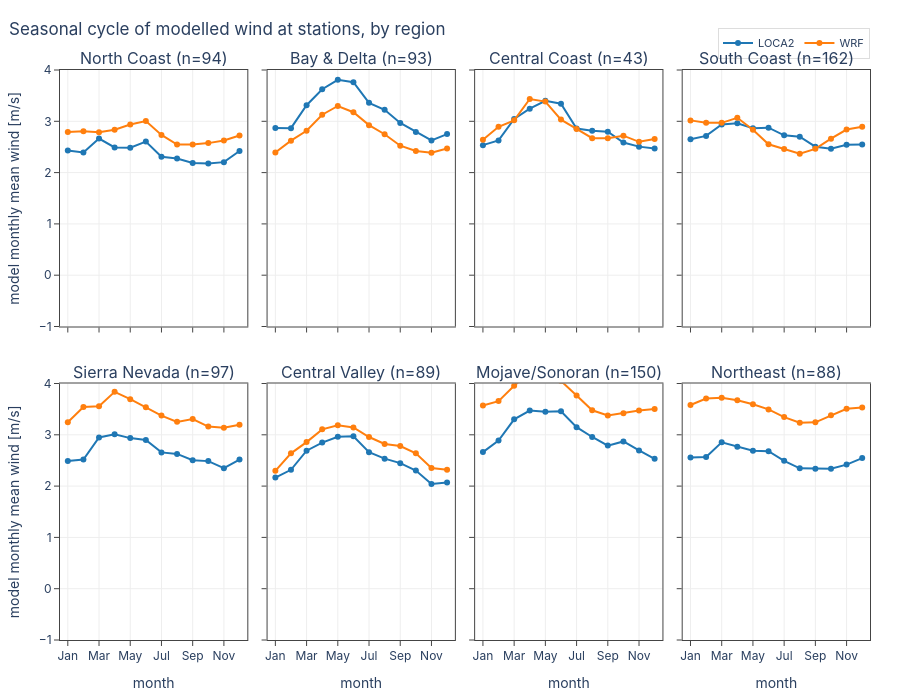

The cell this chart's notebook holds for it:
### Code cell
# Export: abs_seasonal_by_region
save_png(fig, "abs_seasonal_by_region")

def _facets(values_of, ytitle, title, ref=None):
    """One subplot per region; values_of(m, sel) -> 12 monthly values."""
    regs_ = [r for r, _ in CA_REGIONS if (region == r).sum() >= MIN_REGION_N]
    ncol = min(4, max(len(regs_), 1))
    nrow = int(np.ceil(max(len(regs_), 1) / ncol))
    pf = make_subplots(
        rows=nrow, cols=ncol, shared_yaxes=True, shared_xaxes=True,
        horizontal_spacing=0.025, vertical_spacing=0.1,
        subplot_titles=[f"{r} (n={int((region == r).sum())})" for r in regs_])
    for k, reg in enumerate(regs_):
        rr, cc = k // ncol + 1, k % ncol + 1
        sel = region == reg
        for g, m in smodel.items():
            pf.add_trace(go.Scatter(
                x=list(range(1, 13)), y=values_of(m, sel), mode="lines+markers",
                name=LABEL[g], legendgroup=g, showlegend=k == 0,
                line=dict(color=PCOLOR[g], width=2), marker=dict(size=6),
                customdata=MONTHS,
                hovertemplate=f"<b>{LABEL[g]}</b> — {reg}"
                              "<br>%{customdata}: %{y:.3f}<extra></extra>"),
                row=rr, col=cc)
        if ref is not None:
            pf.add_hline(y=ref, line=dict(color="black", dash="dash", width=1),
                         row=rr, col=cc)
    pf.update_xaxes(tickvals=list(range(1, 13, 2)),
                    ticktext=MONTHS[::2], range=[0.5, 12.5])
    for cc in range(1, ncol + 1):
        pf.update_xaxes(title="month", row=nrow, col=cc)
    for rr in range(1, nrow + 1):
        pf.update_yaxes(title=ytitle, row=rr, col=1)
    pf.update_layout(legend=dict(orientation="h", y=1.02, yanchor="bottom",
                                 x=1, xanchor="right"))
    return style(pf, title, height=280 * nrow + 140)


# Absolute model climatology (m/s), so no ratio-of-1 reference line here.
save_html(_facets(
    lambda m, sel: np.nanmedian(m.groupby("time.month").mean()
                                .transpose("month", "station_id")
                                .values[:, sel], axis=1),
    ytitle="model monthly mean wind [m/s]",
    title="Seasonal cycle of modelled wind at stations, by region"),
    "abs_seasonal_by_region")

### Figure 1 — Plotly figure (JSON) as saved in the notebook; plotly's stock layout.template omitted (floating-point values rounded to 4 significant figures)
{"data": [{"customdata": ["Jan", "Feb", "Mar", "Apr", "May", "Jun", "Jul", "Aug", "Sep", "Oct", "Nov", "Dec"], "hovertemplate": "<b>LOCA2</b> — North Coast<br>%{customdata}: %{y:.3f}<extra></extra>", "legendgroup": "loca2", "line": {"color": "#1f77b4", "width": 2}, "marker": {"size": 6}, "mode": "lines+markers", "name": "LOCA2", "showlegend": true, "type": "scatter", "x": [1, 2, 3, 4, 5, 6, 7, 8, 9, 10, 11, 12], "xaxis": "x", "y": [2.429, 2.392, 2.664, 2.49, 2.486, 2.605, 2.31, 2.274, 2.188, 2.176, 2.204, 2.421], "yaxis": "y"}, {"customdata": ["Jan", "Feb", "Mar", "Apr", "May", "Jun", "Jul", "Aug", "Sep", "Oct", "Nov", "Dec"], "hovertemplate": "<b>WRF</b> — North Coast<br>%{customdata}: %{y:.3f}<extra></extra>", "legendgroup": "wrf", "line": {"color": "#ff7f0e", "width": 2}, "marker": {"size": 6}, "mode": "lines+markers", "name": "WRF", "showlegend": true, "type": "scatter", "x": [1, 2, 3, 4, 5, 6, 7, 8, 9, 10, 11, 12], "xaxis": "x", "y": [2.792, 2.807, 2.787, 2.837, 2.937, 3.004, 2.735, 2.546, 2.546, 2.575, 2.625, 2.725], "yaxis": "y"}, {"customdata": ["Jan", "Feb", "Mar", "Apr", "May", "Jun", "Jul", "Aug", "Sep", "Oct", "Nov", "Dec"], "hovertemplate": "<b>LOCA2</b> — Bay & Delta<br>%{customdata}: %{y:.3f}<extra></extra>", "legendgroup": "loca2", "line": {"color": "#1f77b4", "width": 2}, "marker": {"size": 6}, "mode": "lines+markers", "name": "LOCA2", "showlegend": false, "type": "scatter", "x": [1, 2, 3, 4, 5, 6, 7, 8, 9, 10, 11, 12], "xaxis": "x2", "y": [2.87, 2.866, 3.313, 3.626, 3.809, 3.763, 3.36, 3.225, 2.969, 2.793, 2.626, 2.75], "yaxis": "y2"}, {"customdata": ["Jan", "Feb", "Mar", "Apr", "May", "Jun", "Jul", "Aug", "Sep", "Oct", "Nov", "Dec"], "hovertemplate": "<b>WRF</b> — Bay & Delta<br>%{customdata}: %{y:.3f}<extra></extra>", "legendgroup": "wrf", "line": {"color": "#ff7f0e", "width": 2}, "marker": {"size": 6}, "mode": "lines+markers", "name": "WRF", "showlegend": false, "type": "scatter", "x": [1, 2, 3, 4, 5, 6, 7, 8, 9, 10, 11, 12], "xaxis": "x2", "y": [2.391, 2.623, 2.815, 3.128, 3.298, 3.177, 2.925, 2.748, 2.524, 2.422, 2.387, 2.469], "yaxis": "y2"}, {"customdata": ["Jan", "Feb", "Mar", "Apr", "May", "Jun", "Jul", "Aug", "Sep", "Oct", "Nov", "Dec"], "hovertemplate": "<b>LOCA2</b> — Central Coast<br>%{customdata}: %{y:.3f}<extra></extra>", "legendgroup": "loca2", "line": {"color": "#1f77b4", "width": 2}, "marker": {"size": 6}, "mode": "lines+markers", "name": "LOCA2", "showlegend": false, "type": "scatter", "x": [1, 2, 3, 4, 5, 6, 7, 8, 9, 10, 11, 12], "xaxis": "x3", "y": [2.535, 2.627, 3.044, 3.246, 3.401, 3.342, 2.858, 2.817, 2.796, 2.585, 2.506, 2.469], "yaxis": "y3"}, {"customdata": ["Jan", "Feb", "Mar", "Apr", "May", "Jun", "Jul", "Aug", "Sep", "Oct", "Nov", "Dec"], "hovertemplate": "<b>WRF</b> — Central Coast<br>%{customdata}: %{y:.3f}<extra></extra>", "legendgroup": "wrf", "line": {"color": "#ff7f0e", "width": 2}, "marker": {"size": 6}, "mode": "lines+markers", "name": "WRF", "showlegend": false, "type": "scatter", "x": [1, 2, 3, 4, 5, 6, 7, 8, 9, 10, 11, 12], "xaxis": "x3", "y": [2.64, 2.893, 3.019, 3.435, 3.384, 3.033, 2.852, 2.671, 2.671, 2.72, 2.6, 2.655], "yaxis": "y3"}, {"customdata": ["Jan", "Feb", "Mar", "Apr", "May", "Jun", "Jul", "Aug", "Sep", "Oct", "Nov", "Dec"], "hovertemplate": "<b>LOCA2</b> — South Coast<br>%{customdata}: %{y:.3f}<extra></extra>", "legendgroup": "loca2", "line": {"color": "#1f77b4", "width": 2}, "marker": {"size": 6}, "mode": "lines+markers", "name": "LOCA2", "showlegend": false, "type": "scatter", "x": [1, 2, 3, 4, 5, 6, 7, 8, 9, 10, 11, 12], "xaxis": "x4", "y": [2.651, 2.715, 2.937, 2.962, 2.865, 2.875, 2.726, 2.699, 2.505, 2.465, 2.543, 2.545], "yaxis": "y4"}, {"customdata": ["Jan", "Feb", "Mar", "Apr", "May", "Jun", "Jul", "Aug", "Sep", "Oct", "Nov", "Dec"], "hovertemplate": "<b>WRF</b> — South Coast<br>%{customdata}: %{y:.3f}<extra></extra>", "legendgroup": "wrf", "line": {"color": "#ff7f0e", "width": 2}, "marker": {"size": 6}, "mode": "lines+markers", "name": "WRF", "showlegend": false, "type": "scatter", "x": [1, 2, 3, 4, 5, 6, 7, 8, 9, 10, 11, 12], "xaxis": "x4", "y": [3.018, 2.97, 2.97, 3.069, 2.835, 2.551, 2.461, 2.367, 2.463, 2.661, 2.839, 2.892], "yaxis": "y4"}, {"customdata": ["Jan", "Feb", "Mar", "Apr", "May", "Jun", "Jul", "Aug", "Sep", "Oct", "Nov", "Dec"], "hovertemplate": "<b>LOCA2</b> — Sierra Nevada<br>%{customdata}: %{y:.3f}<extra></extra>", "legendgroup": "loca2", "line": {"color": "#1f77b4", "width": 2}, "marker": {"size": 6}, "mode": "lines+markers", "name": "LOCA2", "showlegend": false, "type": "scatter", "x": [1, 2, 3, 4, 5, 6, 7, 8, 9, 10, 11, 12], "xaxis": "x5", "y": [2.49, 2.519, 2.949, 3.009, 2.936, 2.9, 2.657, 2.628, 2.504, 2.487, 2.349, 2.518], "yaxis": "y5"}, {"customdata": ["Jan", "Feb", "Mar", "Apr", "May", "Jun", "Jul", "Aug", "Sep", "Oct", "Nov", "Dec"], "hovertemplate": "<b>WRF</b> — Sierra Nevada<br>%{customdata}: %{y:.3f}<extra></extra>", "legendgroup": "wrf", "line": {"color": "#ff7f0e", "width": 2}, "marker": {"size": 6}, "mode": "lines+markers", "name": "WRF", "showlegend": false, "type": "scatter", "x": [1, 2, 3, 4, 5, 6, 7, 8, 9, 10, 11, 12], "xaxis": "x5", "y": [3.244, 3.542, 3.555, 3.838, 3.695, 3.537, 3.375, 3.252, 3.307, 3.161, 3.136, 3.195], "yaxis": "y5"}, {"customdata": ["Jan", "Feb", "Mar", "Apr", "May", "Jun", "Jul", "Aug", "Sep", "Oct", "Nov", "Dec"], "hovertemplate": "<b>LOCA2</b> — Central Valley<br>%{customdata}: %{y:.3f}<extra></extra>", "legendgroup": "loca2", "line": {"color": "#1f77b4", "width": 2}, "marker": {"size": 6}, "mode": "lines+markers", "name": "LOCA2", "showlegend": false, "type": "scatter", "x": [1, 2, 3, 4, 5, 6, 7, 8, 9, 10, 11, 12], "xaxis": "x6", "y": [2.167, 2.318, 2.69, 2.848, 2.961, 2.971, 2.662, 2.535, 2.447, 2.303, 2.042, 2.068], "yaxis": "y6"}, {"customdata": ["Jan", "Feb", "Mar", "Apr", "May", "Jun", "Jul", "Aug", "Sep", "Oct", "Nov", "Dec"], "hovertemplate": "<b>WRF</b> — Central Valley<br>%{customdata}: %{y:.3f}<extra></extra>", "legendgroup": "wrf", "line": {"color": "#ff7f0e", "width": 2}, "marker": {"size": 6}, "mode": "lines+markers", "name": "WRF", "showlegend": false, "type": "scatter", "x": [1, 2, 3, 4, 5, 6, 7, 8, 9, 10, 11, 12], "xaxis": "x6", "y": [2.297, 2.638, 2.858, 3.106, 3.187, 3.143, 2.957, 2.822, 2.781, 2.638, 2.352, 2.32], "yaxis": "y6"}, {"customdata": ["Jan", "Feb", "Mar", "Apr", "May", "Jun", "Jul", "Aug", "Sep", "Oct", "Nov", "Dec"], "hovertemplate": "<b>LOCA2</b> — Mojave/Sonoran<br>%{customdata}: %{y:.3f}<extra></extra>", "legendgroup": "loca2", "line": {"color": "#1f77b4", "width": 2}, "marker": {"size": 6}, "mode": "lines+markers", "name": "LOCA2", "showlegend": false, "type": "scatter", "x": [1, 2, 3, 4, 5, 6, 7, 8, 9, 10, 11, 12], "xaxis": "x7", "y": [2.663, 2.888, 3.302, 3.473, 3.451, 3.46, 3.149, 2.958, 2.789, 2.871, 2.696, 2.531], "yaxis": "y7"}, {"customdata": ["Jan", "Feb", "Mar", "Apr", "May", "Jun", "Jul", "Aug", "Sep", "Oct", "Nov", "Dec"], "hovertemplate": "<b>WRF</b> — Mojave/Sonoran<br>%{customdata}: %{y:.3f}<extra></extra>", "legendgroup": "wrf", "line": {"color": "#ff7f0e", "width": 2}, "marker": {"size": 6}, "mode": "lines+markers", "name": "WRF", "showlegend": false, "type": "scatter", "x": [1, 2, 3, 4, 5, 6, 7, 8, 9, 10, 11, 12], "xaxis": "x7", "y": [3.573, 3.657, 3.956, 4.217, 4.176, 4.05, 3.766, 3.478, 3.377, 3.421, 3.474, 3.501], "yaxis": "y7"}, {"customdata": ["Jan", "Feb", "Mar", "Apr", "May", "Jun", "Jul", "Aug", "Sep", "Oct", "Nov", "Dec"], "hovertemplate": "<b>LOCA2</b> — Northeast<br>%{customdata}: %{y:.3f}<extra></extra>", "legendgroup": "loca2", "line": {"color": "#1f77b4", "width": 2}, "marker": {"size": 6}, "mode": "lines+markers", "name": "LOCA2", "showlegend": false, "type": "scatter", "x": [1, 2, 3, 4, 5, 6, 7, 8, 9, 10, 11, 12], "xaxis": "x8", "y": [2.556, 2.568, 2.854, 2.765, 2.69, 2.68, 2.493, 2.346, 2.336, 2.337, 2.419, 2.546], "yaxis": "y8"}, {"customdata": ["Jan", "Feb", "Mar", "Apr", "May", "Jun", "Jul", "Aug", "Sep", "Oct", "Nov", "Dec"], "hovertemplate": "<b>WRF</b> — Northeast<br>%{customdata}: %{y:.3f}<extra></extra>", "legendgroup": "wrf", "line": {"color": "#ff7f0e", "width": 2}, "marker": {"size": 6}, "mode": "lines+markers", "name": "WRF", "showlegend": false, "type": "scatter", "x": [1, 2, 3, 4, 5, 6, 7, 8, 9, 10, 11, 12], "xaxis": "x8", "y": [3.582, 3.707, 3.721, 3.673, 3.594, 3.495, 3.346, 3.234, 3.243, 3.381, 3.508, 3.533], "yaxis": "y8"}], "layout": {"annotations": [{"font": {"size": 16}, "showarrow": false, "text": "North Coast (n=94)", "x": 0.1156, "xanchor": "center", "xref": "paper", "y": 1, "yanchor": "bottom", "yref": "paper"}, {"font": {"size": 16}, "showarrow": false, "text": "Bay & Delta (n=93)", "x": 0.3719, "xanchor": "center", "xref": "paper", "y": 1, "yanchor": "bottom", "yref": "paper"}, {"font": {"size": 16}, "showarrow": false, "text": "Central Coast (n=43)", "x": 0.6281, "xanchor": "center", "xref": "paper", "y": 1, "yanchor": "bottom", "yref": "paper"}, {"font": {"size": 16}, "showarrow": false, "text": "South Coast (n=162)", "x": 0.8844, "xanchor": "center", "xref": "paper", "y": 1, "yanchor": "bottom", "yref": "paper"}, {"font": {"size": 16}, "showarrow": false, "text": "Sierra Nevada (n=97)", "x": 0.1156, "xanchor": "center", "xref": "paper", "y": 0.45, "yanchor": "bottom", "yref": "paper"}, {"font": {"size": 16}, "showarrow": false, "text": "Central Valley (n=89)", "x": 0.3719, "xanchor": "center", "xref": "paper", "y": 0.45, "yanchor": "bottom", "yref": "paper"}, {"font": {"size": 16}, "showarrow": false, "text": "Mojave/Sonoran (n=150)", "x": 0.6281, "xanchor": "center", "xref": "paper", "y": 0.45, "yanchor": "bottom", "yref": "paper"}, {"font": {"size": 16}, "showarrow": false, "text": "Northeast (n=88)", "x": 0.8844, "xanchor": "center", "xref": "paper", "y": 0.45, "yanchor": "bottom", "yref": "paper"}], "font": {"family": "Inter, Helvetica, Arial, sans-serif", "size": 12}, "height": 700, "hovermode": "closest", "legend": {"bgcolor": "rgba(255,255,255,0.8)", "bordercolor": "#ddd", "borderwidth": 1, "font": {"size": 11}, "orientation": "h", "x": 1, "xanchor": "right", "y": 1.02, "yanchor": "bottom"}, "margin": {"b": 50, "l": 60, "r": 30, "t": 70}, "title": {"text": "Seasonal cycle of modelled wind at stations, by region", "x": 0.01, "xanchor": "left"}, "xaxis": {"anchor": "y", "automargin": true, "domain": [0, 0.2313], "gridcolor": "#eee", "linecolor": "#444", "matches": "x5", "mirror": true, "range": [0.5, 12.5], "showline": true, "showticklabels": false, "ticks": "outside", "ticktext": ["Jan", "Mar", "May", "Jul", "Sep", "Nov"], "tickvals": [1, 3, 5, 7, 9, 11], "zeroline": false}, "xaxis2": {"anchor": "y2", "automargin": true, "domain": [0.2563, 0.4875], "gridcolor": "#eee", "linecolor": "#444", "matches": "x6", "mirror": true, "range": [0.5, 12.5], "showline": true, "showticklabels": false, "ticks": "outside", "ticktext": ["Jan", "Mar", "May", "Jul", "Sep", "Nov"], "tickvals": [1, 3, 5, 7, 9, 11], "zeroline": false}, "xaxis3": {"anchor": "y3", "automargin": true, "domain": [0.5125, 0.7438], "gridcolor": "#eee", "linecolor": "#444", "matches": "x7", "mirror": true, "range": [0.5, 12.5], "showline": true, "showticklabels": false, "ticks": "outside", "ticktext": ["Jan", "Mar", "May", "Jul", "Sep", "Nov"], "tickvals": [1, 3, 5, 7, 9, 11], "zeroline": false}, "xaxis4": {"anchor": "y4", "automargin": true, "domain": [0.7688, 1], "gridcolor": "#eee", "linecolor": "#444", "matches": "x8", "mirror": true, "range": [0.5, 12.5], "showline": true, "showticklabels": false, "ticks": "outside", "ticktext": ["Jan", "Mar", "May", "Jul", "Sep", "Nov"], "tickvals": [1, 3, 5, 7, 9, 11], "zeroline": false}, "xaxis5": {"anchor": "y5", "automargin": true, "domain": [0, 0.2313], "gridcolor": "#eee", "linecolor": "#444", "mirror": true, "range": [0.5, 12.5], "showline": true, "ticks": "outside", "ticktext": ["Jan", "Mar", "May", "Jul", "Sep", "Nov"], "tickvals": [1, 3, 5, 7, 9, 11], "title": {"text": "month"}, "zeroline": false}, "xaxis6": {"anchor": "y6", "automargin": true, "domain": [0.2563, 0.4875], "gridcolor": "#eee", "linecolor": "#444", "mirror": true, "range": [0.5, 12.5], "showline": true, "ticks": "outside", "ticktext": ["Jan", "Mar", "May", "Jul", "Sep", "Nov"], "tickvals": [1, 3, 5, 7, 9, 11], "title": {"text": "month"}, "zeroline": false}, "xaxis7": {"anchor": "y7", "automargin": true, "domain": [0.5125, 0.7438], "gridcolor": "#eee", "linecolor": "#444", "mirror": true, "range": [0.5, 12.5], "showline": true, "ticks": "outside", "ticktext": ["Jan", "Mar", "May", "Jul", "Sep", "Nov"], "tickvals": [1, 3, 5, 7, 9, 11], "title": {"text": "month"}, "zeroline": false}, "xaxis8": {"anchor": "y8", "automargin": true, "domain": [0.7688, 1], "gridcolor": "#eee", "linecolor": "#444", "mirror": true, "range": [0.5, 12.5], "showline": true, "ticks": "outside", "ticktext": ["Jan", "Mar", "May", "Jul", "Sep", "Nov"], "tickvals": [1, 3, 5, 7, 9, 11], "title": {"text": "month"}, "zeroline": false}, "yaxis": {"anchor": "x", "automargin": true, "domain": [0.55, 1], "gridcolor": "#eee", "linecolor": "#444", "mirror": true, "showline": true, "ticks": "outside", "title": {"text": "model monthly mean wind [m/s]"}, "zeroline": false}, "yaxis2": {"anchor": "x2", "automargin": true, "domain": [0.55, 1], "gridcolor": "#eee", "linecolor": "#444", "matches": "y", "mirror": true, "showline": true, "showticklabels": false, "ticks": "outside", "zeroline": false}, "yaxis3": {"anchor": "x3", "automargin": true, "domain": [0.55, 1], "gridcolor": "#eee", "linecolor": "#444", "matches": "y", "mirror": true, "showline": true, "showticklabels": false, "ticks": "outside", "zeroline": false}, "yaxis4": {"anchor": "x4", "automargin": true, "domain": [0.55, 1], "gridcolor": "#eee", "linecolor": "#444", "matches": "y", "mirror": true, "showline": true, "showticklabels": false, "ticks": "outside", "zeroline": false}, "yaxis5": {"anchor": "x5", "automargin": true, "domain": [0, 0.45], "gridcolor": "#eee", "linecolor": "#444", "mirror": true, "showline": true, "ticks": "outside", "title": {"text": "model monthly mean wind [m/s]"}, "zeroline": false}, "yaxis6": {"anchor": "x6", "automargin": true, "domain": [0, 0.45], "gridcolor": "#eee", "linecolor": "#444", "matches": "y5", "mirror": true, "showline": true, "showticklabels": false, "ticks": "outside", "zeroline": false}, "yaxis7": {"anchor": "x7", "automargin": true, "domain": [0, 0.45], "gridcolor": "#eee", "linecolor": "#444", "matches": "y5", "mirror": true, "showline": true, "showticklabels": false, "ticks": "outside", "zeroline": false}, "yaxis8": {"anchor": "x8", "automargin": true, "domain": [0, 0.45], "gridcolor": "#eee", "linecolor": "#444", "matches": "y5", "mirror": true, "showline": true, "showticklabels": false, "ticks": "outside", "zeroline": false}}}
